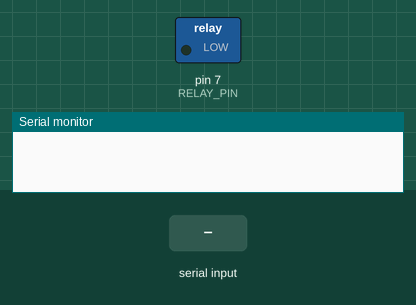
A sketch run on a simulated Arduino Uno, built with avr-gcc and run on an emulated ATmega328P. Shown: switched loads named in the sketch (green lamp = pin HIGH), the last lines printed to the serial monitor. Inputs (shaded band) come from the test bench.

Above: at 1.2 s.
1.3 s: "2" received over Serial
At 2.3 s:
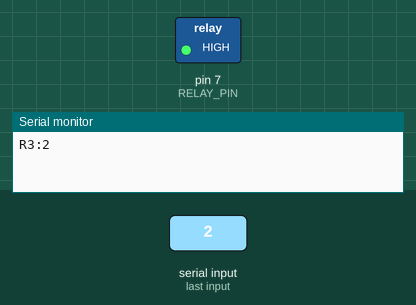
2.8 s: "3" received over Serial
At 3.4 s:
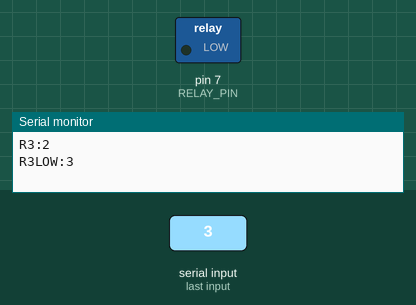
Timing chart, 0 to 5.8 s (numbered marks = the images above; inputs shaded):
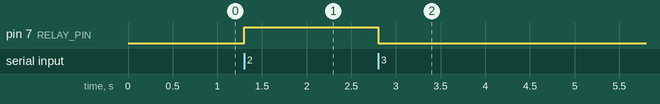

The sketch:

l2-zigbee-router.ino
```cpp
const int RELAY_PIN = 7;

void setup() {
  Serial.begin(9600);
  pinMode(RELAY_PIN, OUTPUT);
}

void loop() {
  if (Serial.available() > 0)
  {
    char a=Serial.read();
    if(a == '2')
    {
    digitalWrite(RELAY_PIN, HIGH);
    Serial.println((String)"R3:"+a);
    delay(200);
    }
    else if(a=='3') {
    digitalWrite(RELAY_PIN, LOW);

    Serial.println((String)"R3LOW:"+a);
    delay(200);
  }
}
}
```

Measured:
- after the input at 1.3 s, pin 7 (RELAY_PIN): LOW → HIGH at once
- after the input at 2.8 s, pin 7 (RELAY_PIN): HIGH → LOW at once
